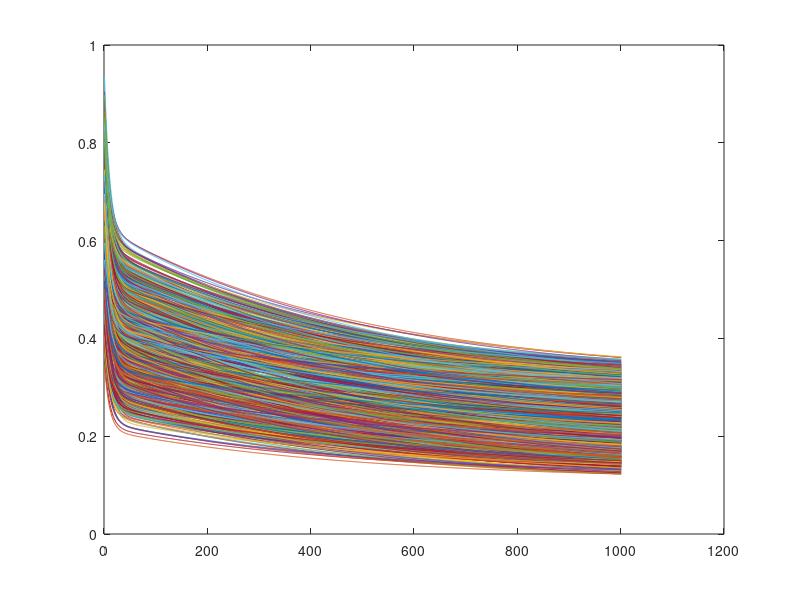

The MATLAB source for this figure:



numNodes = 1000

t = [0:1:1000]';

S0 = rand(1,numNodes)*0.2+0.1;
S1 = rand(1,numNodes)*0.2+0.1;
S2 = rand(1,numNodes)*0.2+0.1;

E0 = rand(1,numNodes)*0.1.*S0;
E1 = rand(1,numNodes)*0.1.*S1;
E2 = rand(1,numNodes)*0.1.*S2;


Tau1 = 10;
Tau2 = 500;
ET1 = Tau1*rand(1,numNodes)*0.05;
ET2 = Tau1*rand(1,numNodes)*0.05;


S = (S0+E0)+(S1+E1).*exp(-t./(Tau1+ET1))+(S2+E2).*exp(-t./(Tau2+ET2));

plot(S)
